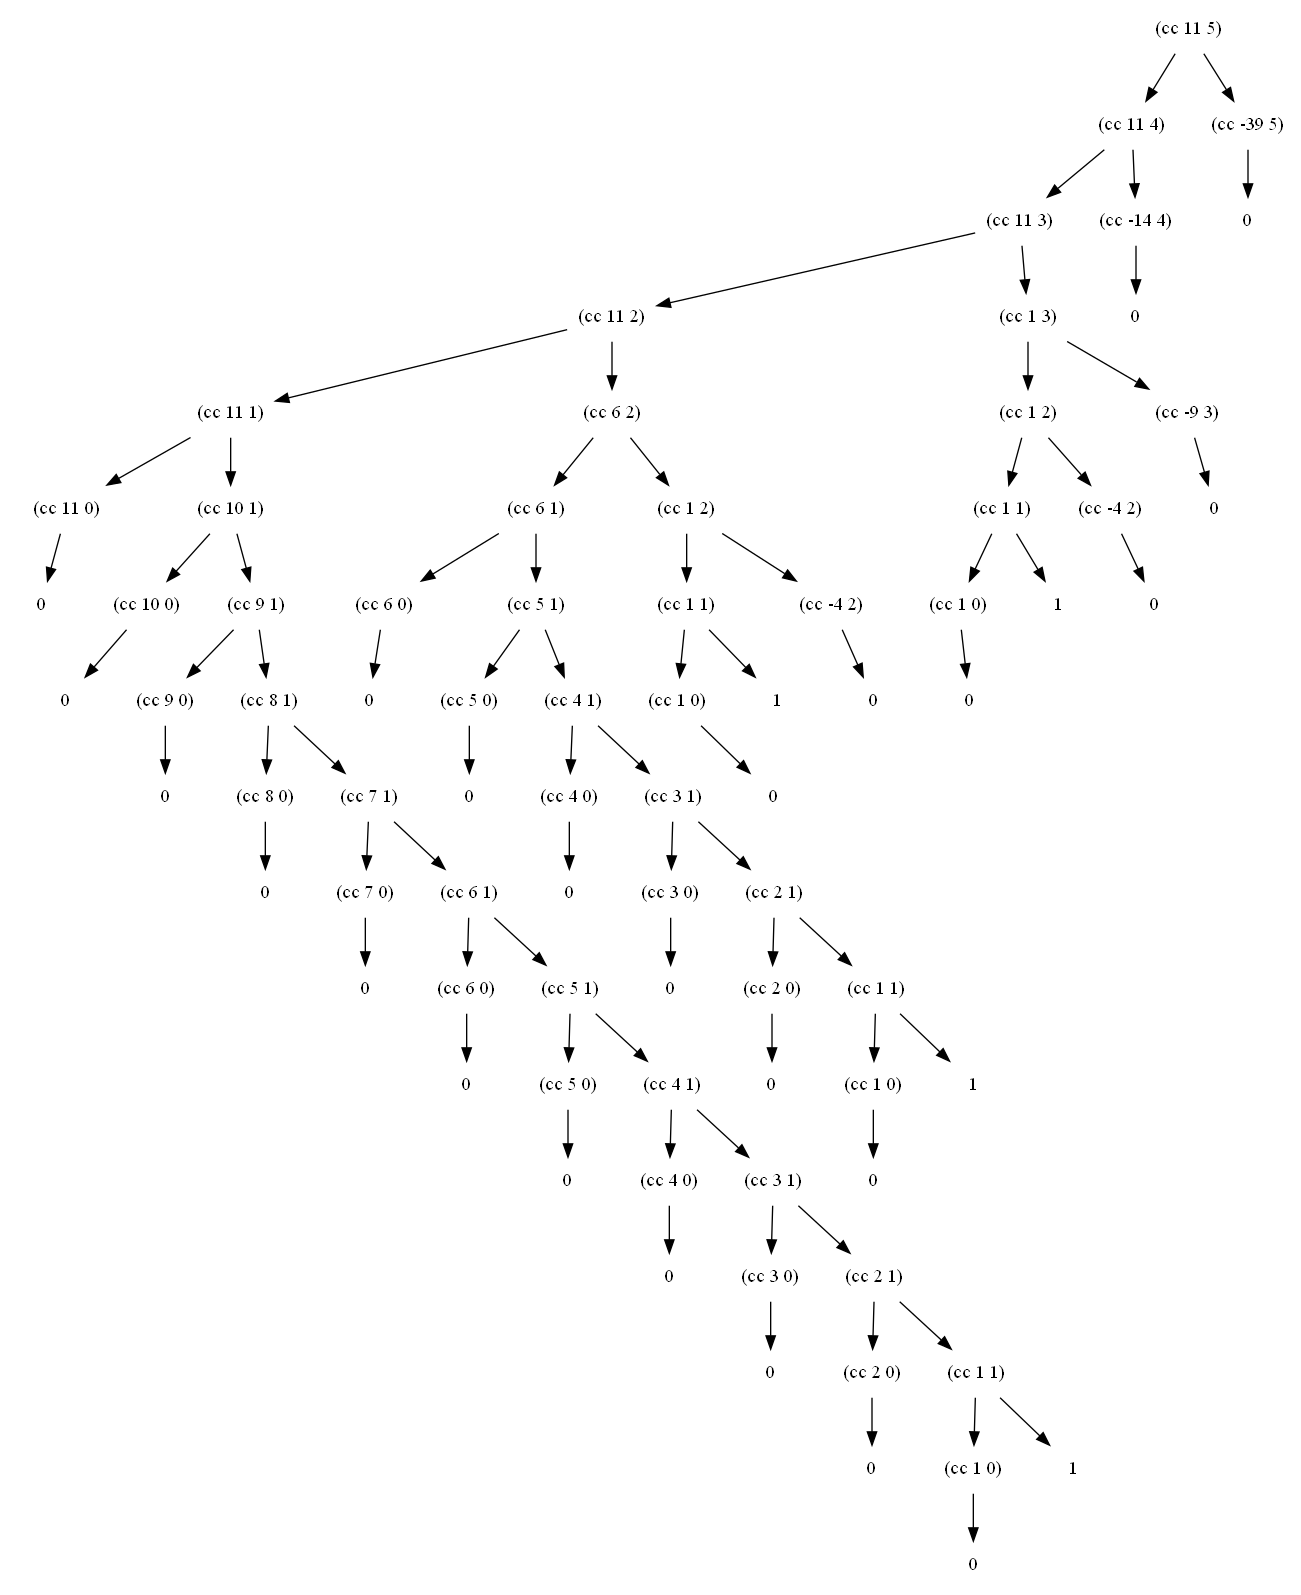

Write Python code to recreate this figure.
import os

# 返回一种硬币的币值，可以采用任意顺序


def first_denomination(kinds_of_coins):
    assert kinds_of_coins >= 1
    assert kinds_of_coins <= 5
    if kinds_of_coins == 1:
        return 1
    elif kinds_of_coins == 2:
        return 5
    elif kinds_of_coins == 3:
        return 10
    elif kinds_of_coins == 4:
        return 25
    else:
        return 50


def cc(amount, kinds_of_coins, parent):
    name = 'node_{}'.format(len(nodes))
    # 非根节点，父节点指向当前节点
    if parent != -1:
        trans.append('  {} -> {}'.format(parent, name))

    # 绘图相关逻辑
    node = '  {name} [label="{value}" shape=none]'
    if amount == 0:
        # 兑换现金为 0，添加一种方式
        nodes.append(node.format(name=name, value=1))
    else:
        # 继续兑换
        nodes.append(node.format(name=name, value='(cc {} {})').format(
            amount, kinds_of_coins))
        # 兑换现金小于 0 或硬币种类等于 0，该方式兑换失败
        if amount < 0 or kinds_of_coins == 0:
            child = 'node_{}'.format(len(nodes))
            nodes.append(node.format(name=child, value=0))
            trans.append('  {} -> {}'.format(name, child))

    # 兑换相关逻辑
    if amount == 0:
        return 1
    elif amount < 0 or kinds_of_coins == 0:
        return 0
    else:
        # 对于某种币值，可不兑换，可兑换
        return cc(amount, kinds_of_coins - 1, name) + cc(amount - first_denomination(kinds_of_coins), kinds_of_coins, name)


def count_change(amount):
    # 5 种硬币，根节点的父节点为 -1
    return cc(amount, 5, -1)


nodes = []
trans = []
count_change(11)

dot = open('1.14.dot', 'w')
dot.write('digraph G {\n')
for node in nodes:
    dot.write(node + '\n')
for tran in trans:
    dot.write(tran + '\n')
dot.write('}\n')

os.system('dot -Tpng 1.14.dot -o 1.14.png')
